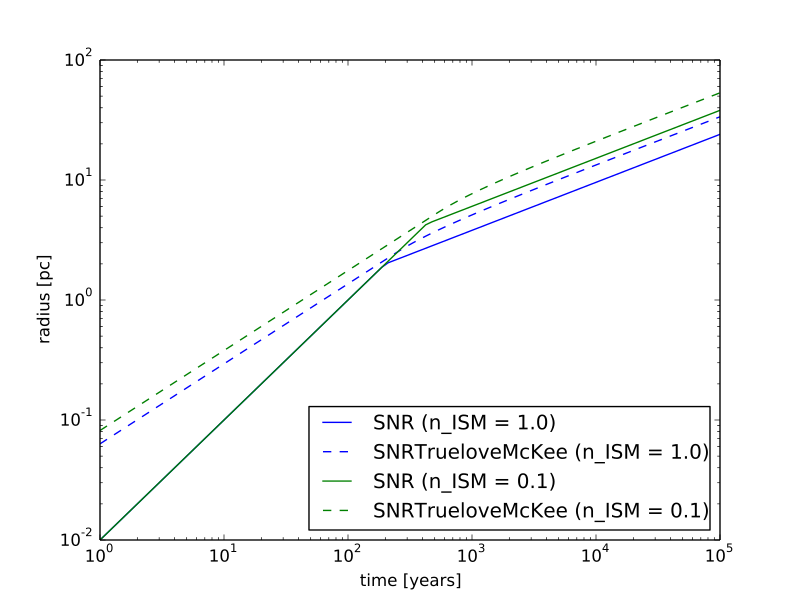

The Python source for this figure:
import numpy as np
import matplotlib.pyplot as plt
from astropy.units import Quantity
from gammapy.astro.source import SNR, SNRTrueloveMcKee

snr_models = [SNR, SNRTrueloveMcKee]
densities = Quantity([1, 0.1], 'cm^-3')
linestyles = ['-', '--']
colors = ['b', 'g']
t = Quantity(np.logspace(0, 5, 100), 'yr')

for color, density in zip(colors, densities):
    for linestyle, snr_model in zip(linestyles, snr_models):
        snr = snr_model(n_ISM=density)
        plt.plot(t.value, snr.radius(t).to('pc').value,
                 label=snr.__class__.__name__ + ' (n_ISM = {0})'.format(density.value),
                 linestyle=linestyle, color=color)
plt.xlabel('time [years]')
plt.ylabel('radius [pc]')
plt.legend(loc=4)
plt.loglog()
plt.show()
